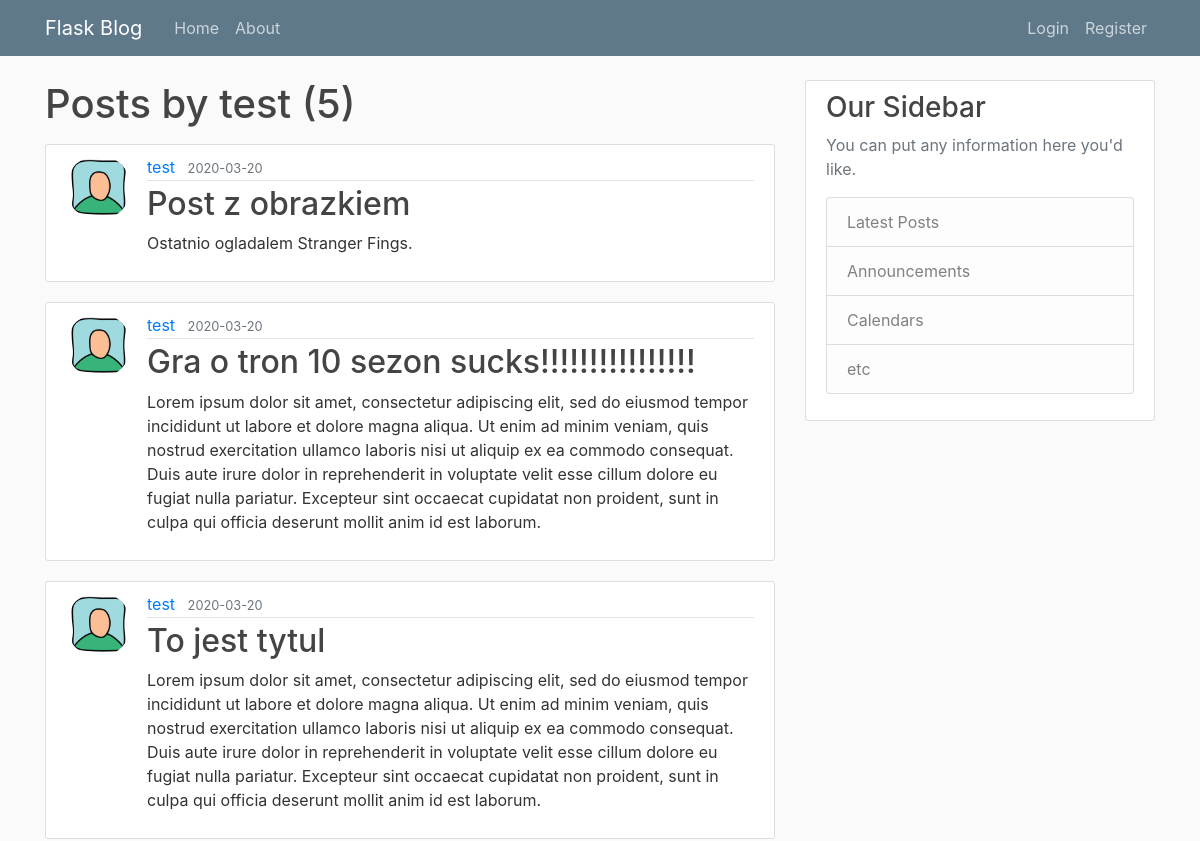
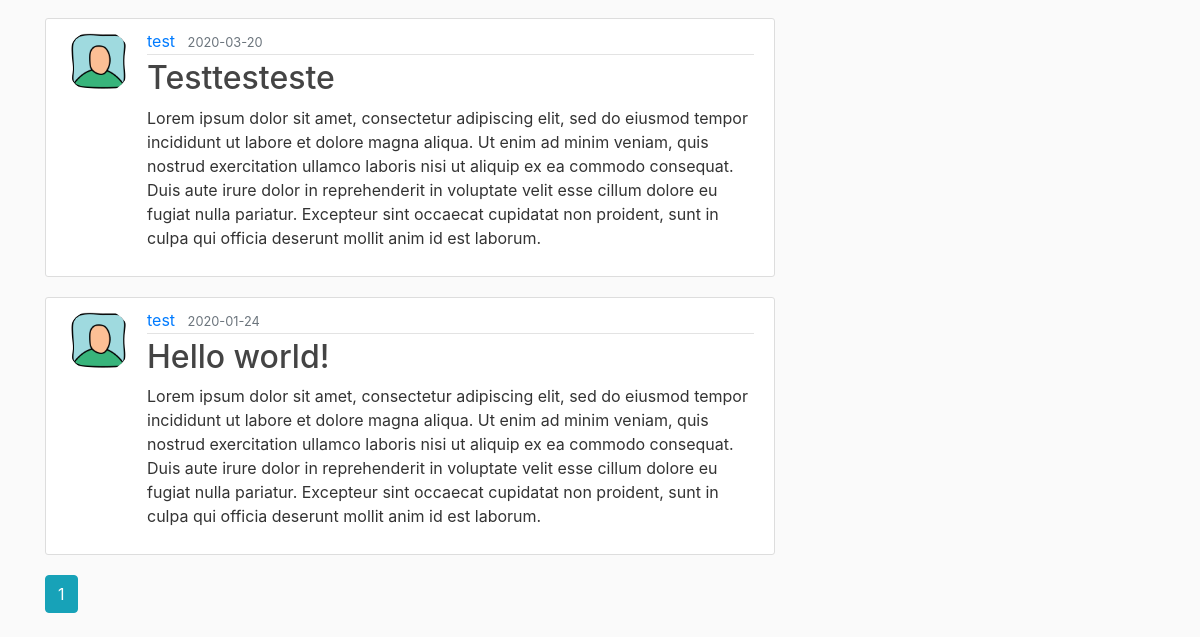
The page /user/test on the database as committed earlier (2 pictures, top to bottom).
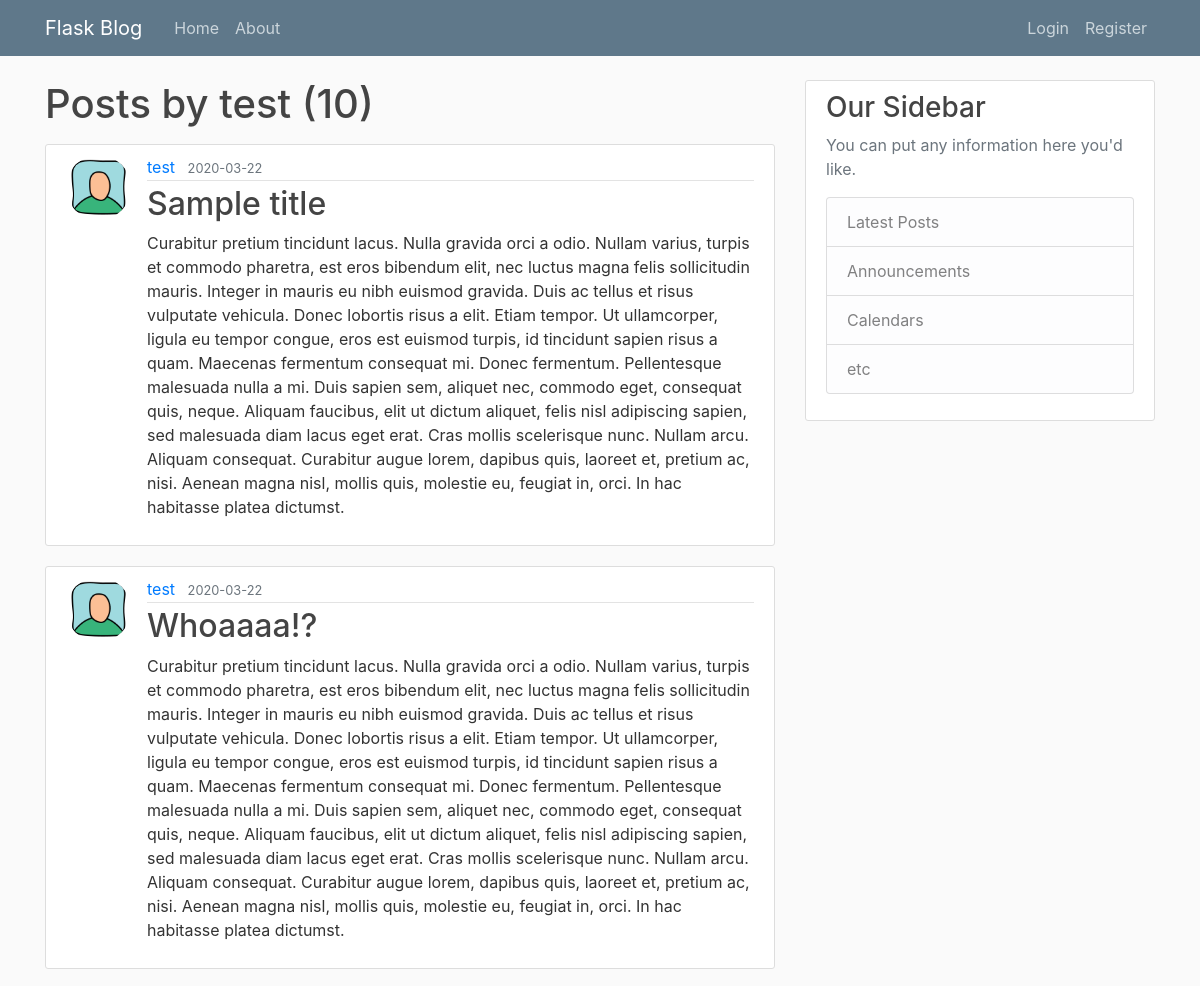
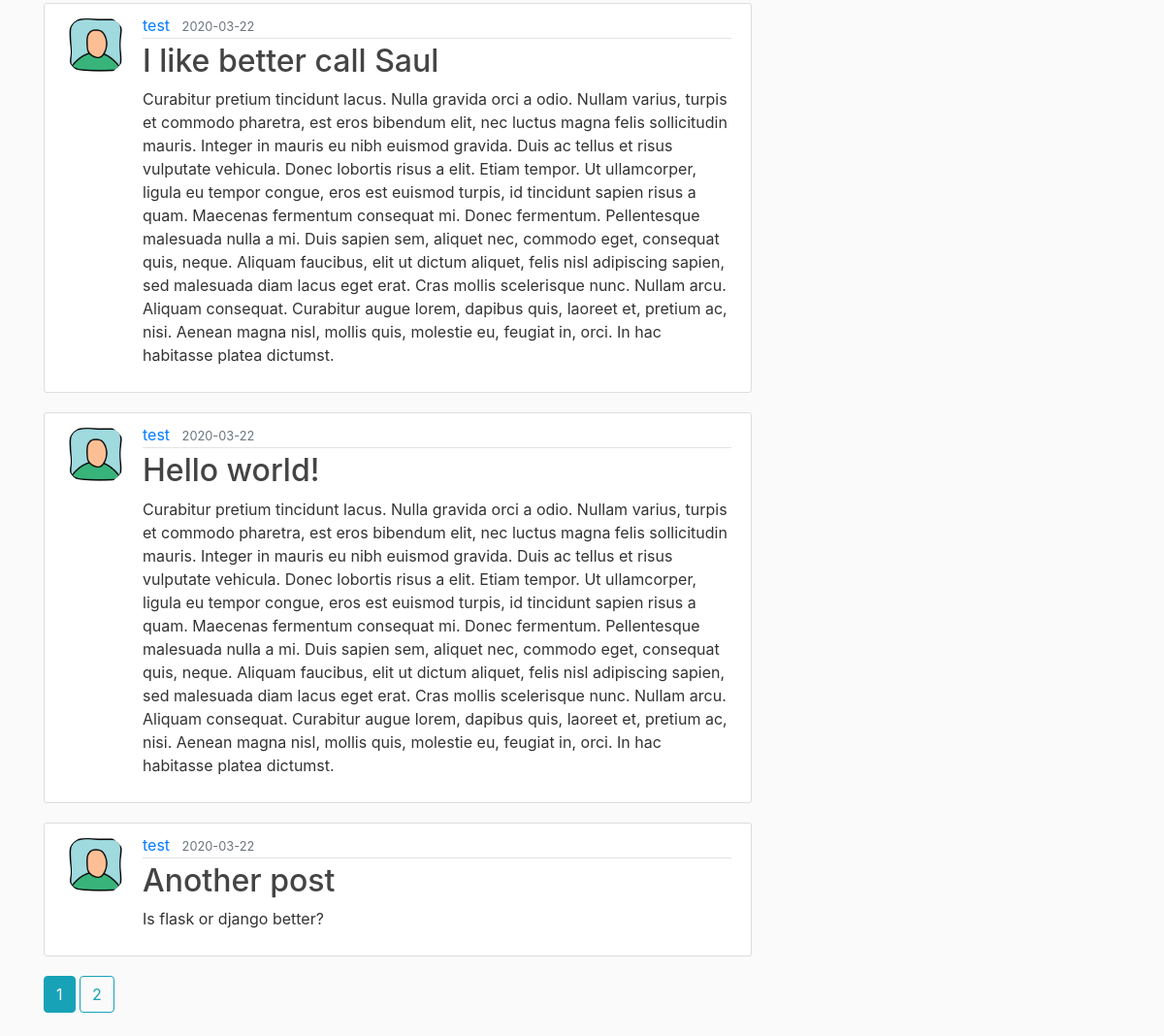
The same page on the database as committed later (2 pictures, top to bottom).
### flaskblog/models.py (models this page shows, shortened)
class Post(db.Model):
    id = db.Column(db.Integer, primary_key=True)
    title = db.Column(db.String(100), nullable=False)
    date_posted = db.Column(db.DateTime(), nullable=False, default=datetime.utcnow)
    content = db.Column(db.Text, nullable=False)
    user_id = db.Column(db.Integer, db.ForeignKey('user.id'), nullable=False)

class User(db.Model, UserMixin):
    id = db.Column(db.Integer, primary_key=True)
    username = db.Column(db.String(20), unique=True, nullable=False)
    email = db.Column(db.String(120), unique=True, nullable=False)
    image_file = db.Column(db.String(120), nullable=False, default='default.png')
    password = db.Column(db.String(60), nullable=False)
    posts = db.relationship('Post', backref='author', lazy=True)

### flaskblog/users/routes.py (the view)
@users.route('/user/<string:user_name>')
def user_posts(user_name):
    page = request.args.get('page', 1, type=int)
    user = User.query.filter_by(username=user_name).first_or_404()
    posts = Post.query\
        .filter_by(author=user)\
        .order_by(Post.date_posted.desc())\
        .paginate(page=page, per_page=5)
    return render_template('user_posts.html', posts=posts, user=user)

### flaskblog/templates/user_posts.html
{% extends "base.html" %}
{% block body %}
    <h1 class="mb-3">Posts by {{ user.username }} ({{ posts.total }})</h1>
    {% for post in posts.items %}
        <article class="media content-section">
            <img class="rounded-circle article-img"
                src="{{ url_for('static', filename='profile_pics/' + post.author.image_file)}}">
          <div class="media-body">
            <div class="article-metadata">
              <a class="mr-2" href="{{url_for('users.user_posts', user_name=post.author.username)}}">{{ post.author.username }}</a>
              <small class="text-muted">{{ post.date_posted.strftime('%Y-%m-%d') }}</small>
            </div>
            <h2><a class="article-title" href="{{ url_for('posts.post', post_id=post.id) }}">{{ post.title }}</a></h2>
            <p class="article-content">{{ post.content }}</p>
          </div>
        </article>
    {% endfor %}
    {% for page_num in posts.iter_pages(left_edge=1, right_edge=1, left_current=1, right_current=2) %}
        {% if page_num %}
            {% if posts.page == page_num %}
            <a class="btn btn-info mb-4" href="{{url_for('users.user_posts', page=page_num, user_name=user.username)}}">{{ page_num }}</a>
            {% else %}
            <a class="btn btn-outline-info mb-4" href="{{url_for('users.user_posts', page=page_num, user_name=user.username)}}">{{ page_num }}</a>
            {% endif %}
        {% else %}
            ...
        {% endif %}
    {% endfor %}
{% endblock body %}

Rows that differ between the two databases and show on the page:
no longer on this page (row unchanged): Post: image_file (placeholder picture), author.username "test", date_posted "2020-03-20", title "Post z obrazkiem", content "Ostatnio ogladalem Stranger Fings."
no longer on this page (row unchanged): Post: image_file (placeholder picture), author.username "test", date_posted "2020-03-20", title "Gra o tron 10 sezon sucks!!!!!!!!!!!!!!!!", content "Lorem ipsum dolor sit amet, consectetur adipiscing elit, sed do eiusmod tempor incididunt ut labore et dolore magna aliqua. Ut enim ad minim veniam, quis nostrud exercitation ullamco laboris nisi ut aliquip ex ea commodo consequat. Duis aute irure dolor in reprehenderit in voluptate velit esse cillum dolore eu fugiat nulla pariatur. Excepteur sint occaecat cupidatat non proident, sunt in culpa qui officia deserunt mollit anim id est laborum."
no longer on this page (row unchanged): Post: image_file (placeholder picture), author.username "test", date_posted "2020-03-20", title "To jest tytul", content "Lorem ipsum dolor sit amet, consectetur adipiscing elit, sed do eiusmod tempor incididunt ut labore et dolore magna aliqua. Ut enim ad minim veniam, quis nostrud exercitation ullamco laboris nisi ut aliquip ex ea commodo consequat. Duis aute irure dolor in reprehenderit in voluptate velit esse cillum dolore eu fugiat nulla pariatur. Excepteur sint occaecat cupidatat non proident, sunt in culpa qui officia deserunt mollit anim id est laborum."
no longer on this page (row unchanged): Post: image_file (placeholder picture), author.username "test", date_posted "2020-03-20", title "Testtesteste", content "Lorem ipsum dolor sit amet, consectetur adipiscing elit, sed do eiusmod tempor incididunt ut labore et dolore magna aliqua. Ut enim ad minim veniam, quis nostrud exercitation ullamco laboris nisi ut aliquip ex ea commodo consequat. Duis aute irure dolor in reprehenderit in voluptate velit esse cillum dolore eu fugiat nulla pariatur. Excepteur sint occaecat cupidatat non proident, sunt in culpa qui officia deserunt mollit anim id est laborum."
no longer on this page (row unchanged): Post: image_file (placeholder picture), author.username "test", date_posted "2020-01-24", title "Hello world!", content "Lorem ipsum dolor sit amet, consectetur adipiscing elit, sed do eiusmod tempor incididunt ut labore et dolore magna aliqua. Ut enim ad minim veniam, quis nostrud exercitation ullamco laboris nisi ut aliquip ex ea commodo consequat. Duis aute irure dolor in reprehenderit in voluptate velit esse cillum dolore eu fugiat nulla pariatur. Excepteur sint occaecat cupidatat non proident, sunt in culpa qui officia deserunt mollit anim id est laborum."
added Post: image_file (placeholder picture), author.username "test", date_posted "2020-03-22", title "Sample title", content "Curabitur pretium tincidunt lacus. Nulla gravida orci a odio. Nullam varius, turpis et commodo pharetra, est eros bibendum elit, nec luctus magna felis sollicitudin mauris. Integer in mauris eu nibh euismod gravida. Duis ac tellus et risus vulputate vehicula. Donec lobortis risus a elit. Etiam tempor. Ut ullamcorper, ligula eu tempor congue, eros est euismod turpis, id tincidunt sapien risus a quam. Maecenas fermentum consequat mi. Donec fermentum. Pellentesque malesuada nulla a mi. Duis sapien sem, aliquet nec, commodo eget, consequat quis, neque. Aliquam faucibus, elit ut dictum aliquet, felis nisl adipiscing sapien, sed malesuada diam lacus eget erat. Cras mollis scelerisque nunc. Nullam…"
added Post: image_file (placeholder picture), author.username "test", date_posted "2020-03-22", title "Whoaaaa!?", content "Curabitur pretium tincidunt lacus. Nulla gravida orci a odio. Nullam varius, turpis et commodo pharetra, est eros bibendum elit, nec luctus magna felis sollicitudin mauris. Integer in mauris eu nibh euismod gravida. Duis ac tellus et risus vulputate vehicula. Donec lobortis risus a elit. Etiam tempor. Ut ullamcorper, ligula eu tempor congue, eros est euismod turpis, id tincidunt sapien risus a quam. Maecenas fermentum consequat mi. Donec fermentum. Pellentesque malesuada nulla a mi. Duis sapien sem, aliquet nec, commodo eget, consequat quis, neque. Aliquam faucibus, elit ut dictum aliquet, felis nisl adipiscing sapien, sed malesuada diam lacus eget erat. Cras mollis scelerisque nunc. Nullam…"
added Post: image_file (placeholder picture), author.username "test", date_posted "2020-03-22", title "I like better call Saul", content "Curabitur pretium tincidunt lacus. Nulla gravida orci a odio. Nullam varius, turpis et commodo pharetra, est eros bibendum elit, nec luctus magna felis sollicitudin mauris. Integer in mauris eu nibh euismod gravida. Duis ac tellus et risus vulputate vehicula. Donec lobortis risus a elit. Etiam tempor. Ut ullamcorper, ligula eu tempor congue, eros est euismod turpis, id tincidunt sapien risus a quam. Maecenas fermentum consequat mi. Donec fermentum. Pellentesque malesuada nulla a mi. Duis sapien sem, aliquet nec, commodo eget, consequat quis, neque. Aliquam faucibus, elit ut dictum aliquet, felis nisl adipiscing sapien, sed malesuada diam lacus eget erat. Cras mollis scelerisque nunc. Nullam…"
added Post: image_file (placeholder picture), author.username "test", date_posted "2020-03-22", title "Hello world!", content "Curabitur pretium tincidunt lacus. Nulla gravida orci a odio. Nullam varius, turpis et commodo pharetra, est eros bibendum elit, nec luctus magna felis sollicitudin mauris. Integer in mauris eu nibh euismod gravida. Duis ac tellus et risus vulputate vehicula. Donec lobortis risus a elit. Etiam tempor. Ut ullamcorper, ligula eu tempor congue, eros est euismod turpis, id tincidunt sapien risus a quam. Maecenas fermentum consequat mi. Donec fermentum. Pellentesque malesuada nulla a mi. Duis sapien sem, aliquet nec, commodo eget, consequat quis, neque. Aliquam faucibus, elit ut dictum aliquet, felis nisl adipiscing sapien, sed malesuada diam lacus eget erat. Cras mollis scelerisque nunc. Nullam…"
added Post: image_file (placeholder picture), author.username "test", date_posted "2020-03-22", title "Another post", content "Is flask or django better?"
Other text that changed with them:
{{ posts.total }}: "5" → "10"
new list line: "2"
